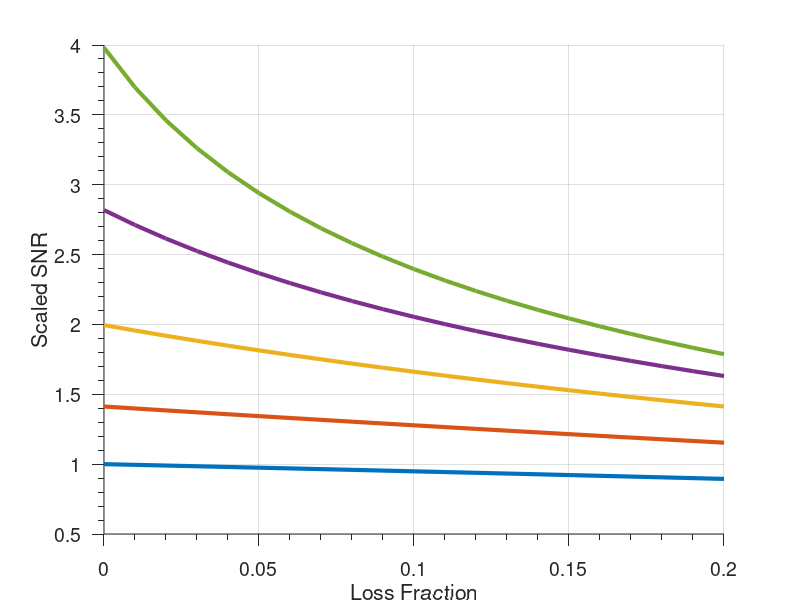

MATLAB code for this plot: (Note: this script raises an error after producing the figure.)
% make a plot showing losses vs SNR for various squeezings
function squeezeplot()

exportplot = 1;

L = 0:.01:.2;

db2fac = @(db) 10^(-db/10);

dbs = [0,3,6,9,12];
S = arrayfun(db2fac,dbs);

clear SNR
for jj = 1:length(S)
    for kk = 1:length(L)
        SNR(jj,kk) = sqrt(1 ./ ( S(jj) + L(kk) ./ ( 1 - L(kk) ) ));
    end
end

plot(L,SNR,'LineWidth',3)
if exportplot
    set(gcf,'Visible','Off')
end

set(gca,'FontSize',14)
%set(gca,'FontWeight','bold')
%set( gca                       , ...
%    'FontName'   , 'Helvetica' );
set(gcf,'color','white')
set(gca, ...
  'Box'         , 'off'     , ...
  'TickDir'     , 'out'     , ...
  'TickLength'  , [.02 .02] , ...
  'XMinorTick'  , 'on'      , ...
  'YMinorTick'  , 'on'      )
%title('SNR compared to no squeezing vs losses')
ylabel('Scaled SNR')
xlabel('Loss Fraction')
grid on

legstring = ' db';
legend(cellfun(@(s) strcat(s,legstring),split(' ',num2str(dbs)),'UniformOutput',0))

if exportplot
    set(gcf,'Visible','Off')
    export_fig('squeezeplot.pdf','-painters')
end

end